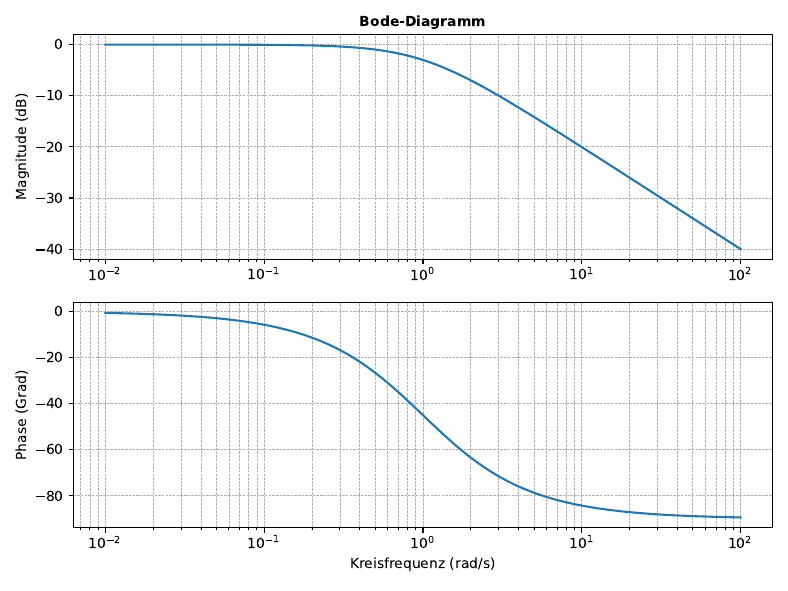

Write Python code to recreate this figure.
import matplotlib.pyplot as plt
import numpy as np 
from scipy import signal 

# Uebertragungsfunktion F(p) = 1/T1p+1 (Tiefpass 1.Ordnung)
num = [1]
den = [1, 1]
system = signal.TransferFunction(num, den)

# Frequenzbereich Logarithmisch waehlen
w = np.logspace(-2, 2, 500) # von 10^-2 bis 10^2 rad/s

# Frequenzgang berechnen 
w, mag, phase = signal.bode(system, w=w)
fig, (ax1, ax2) = plt.subplots(2, 1, figsize=(8,6))

# Betrag in dB
ax1.semilogx(w, mag)
ax1.set_title("Bode-Diagramm", fontsize=10, fontweight="bold")
ax1.set_ylabel('Magnitude (dB)')
ax1.grid(True, which="both", linestyle="--", linewidth=0.5)

# Phase in Grad
ax2.semilogx(w, phase)
ax2.set_xlabel('Kreisfrequenz (rad/s)')
ax2.set_ylabel('Phase (Grad)')
ax2.grid(True, which="both", linestyle="--", linewidth=0.5)

fig.set_size_inches(200/25.4, 150/25.4) # Umwandlung von millimeter in Zoll 
plt.tight_layout() # sorgt fuer schoene Abstaende
plt.savefig('bodediagramm.pdf')
